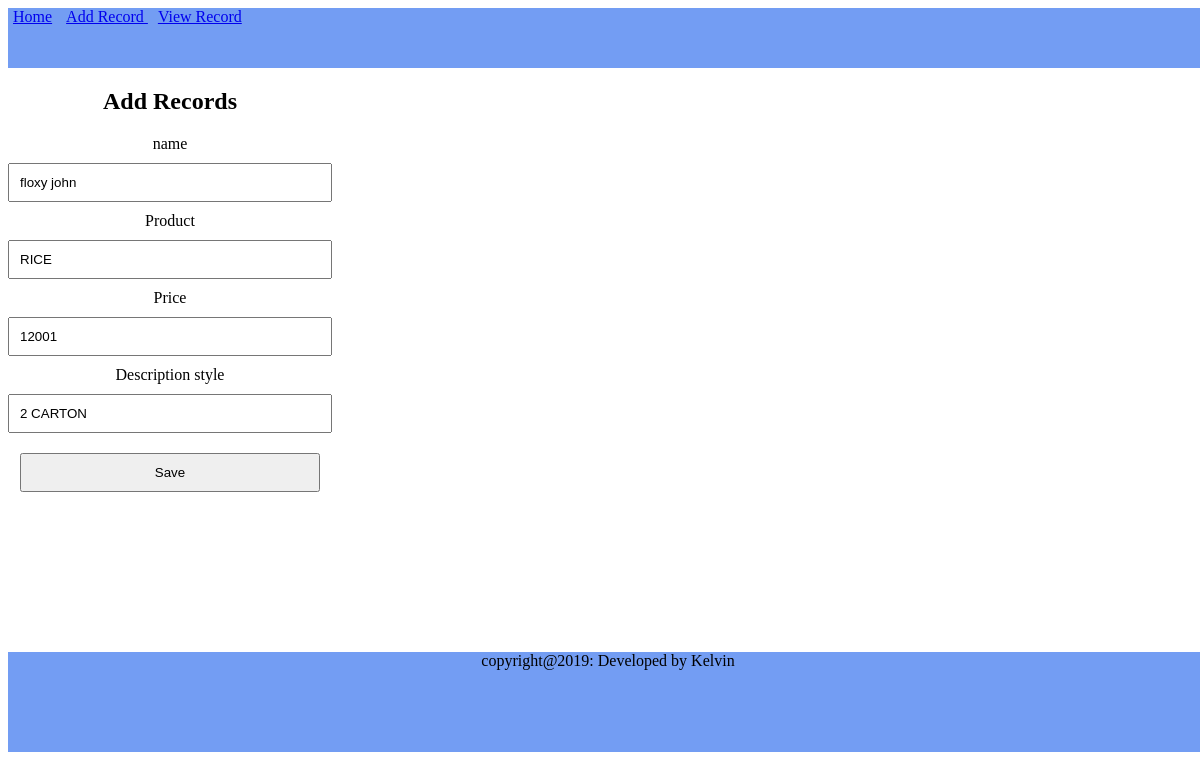
Page /edith/24/ on the earlier database version.
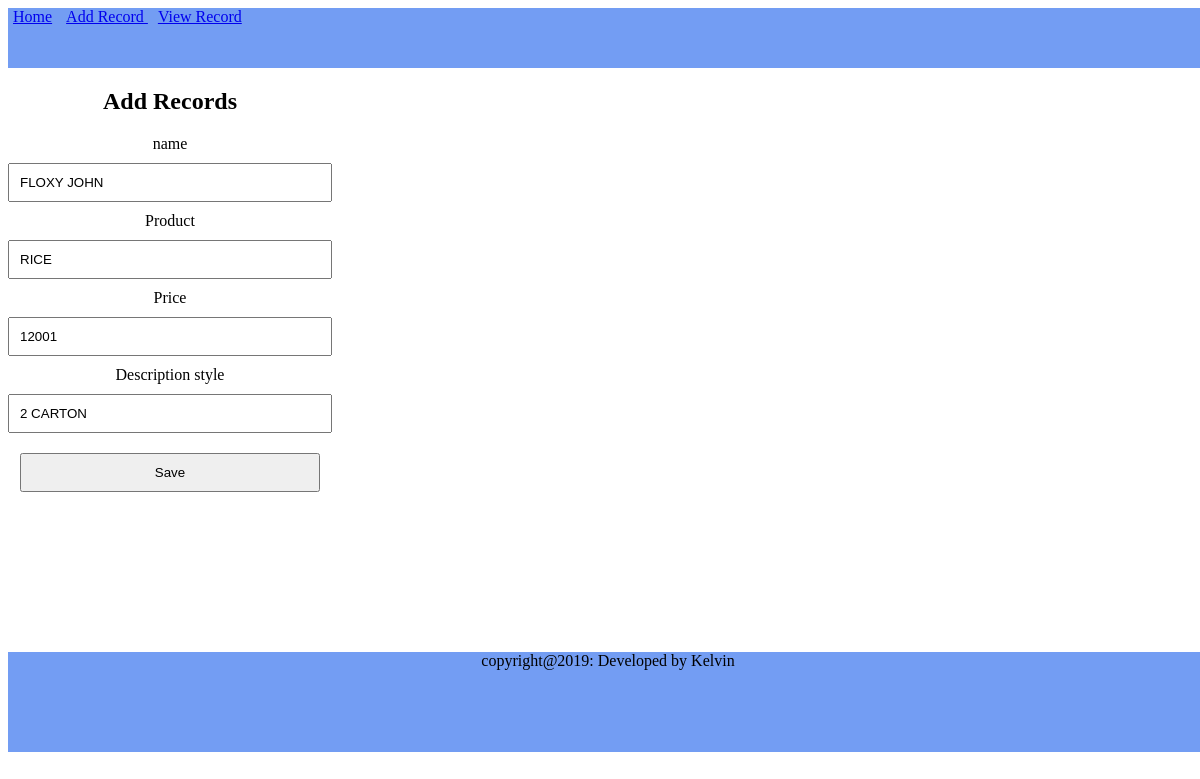
Same page on the later database version.
### todoapp/models.py (models this page shows, shortened)
class Record2 (models.Model):
    id = models.AutoField( primary_key=True, serialize=True)
    name  = models.CharField(max_length=100)
    product = models.CharField(max_length=100)
    amount = models.CharField(max_length=100)
    description = models.CharField(max_length=100)

### todoapp/views.py (the view)
# urls.py: path('edith/<int:id>/', views.Edith, name="Edith"),
def Edith(request, id ):
    qry = Record2.objects.get(id=id)
    return render(request, "html/edith.html",
             {
            "name":qry.name, "description":qry.description,
            "product":qry.product, "amount":qry.amount,
             })

### templates/html/edith.html (shortened to what this page needs)
{% extends "html/home.html" %}
{% block content %}
<section class="text-center mydata">
    <form class="myform  text-center" action="update/" method="POST">
        <h1> Add Records </h1>
        <div class="container">
            <div class="row">
                <div class="col">
                    <label role="name">name</label>
                </div>
            </div>
        </div>
        <div class="container">
            <div class="row">
                {% if name %}
                <div class="col">
                    <input type="text" required id="name" name="name" value="{{name}}">
                </div>
                {% endif %}
            </div>
        </div>
        <div class="container">
            <div class="row">
                <div class="col">
                    <label role="name">Product</label>
                </div>
            </div>
        </div>
        <div class="container">
            <div class="row">
                {% if product %}
                <div class="col">
                    <input type="text" required id="product" name="product" value="{{product}}">
                </div>
                {% endif %}
            </div>
        </div>
        <div class="container">
            <div class="row">
                <div class="col">
                    <label role="name"  >Price</label>
                </div>
            </div>
        </div>
        <div class="container">
            <div class="row">
                {% if amount %}
                <div class="col">
                    <input type="text"  required id="price" name="amount" value="{{amount}}">
                </div>
                {% endif %}
            </div>
        </div>
        <div class="container">
            <div class="row">
                <div class="col">
                    <label role="name">Description style</label>
                </div>
            </div>
        </div>
        <div class="container">
            <div class="row">
                {% if description %}
                <div class="col">
                    <input type="text" required id="product" name="d" value="{{description}}">
                </div>
                {% endif %}
            </div>
        </div>
        <div class="container">
            <button type="submit" class="btn btn-success"> Save </button>
        </div>
    </form>
</section>
{% endblock %}

Differences in the rows shown:
changed Record2 "RICE": name "floxy john" → "FLOXY JOHN"
